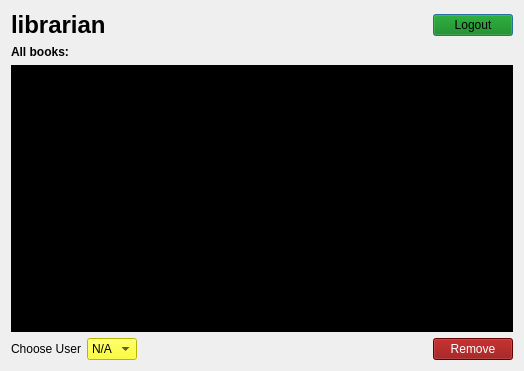
<?xml version="1.0" encoding="UTF-8"?>
<ui version="4.0">
 <class>Admin</class>
 <widget class="QDialog" name="Admin">
  <property name="geometry">
   <rect>
    <x>0</x>
    <y>0</y>
    <width>524</width>
    <height>371</height>
   </rect>
  </property>
  <property name="windowTitle">
   <string>Dialog</string>
  </property>
  <layout class="QVBoxLayout" name="verticalLayout">
   <item>
    <layout class="QHBoxLayout" name="horizontalLayout">
     <item>
      <widget class="QLabel" name="label">
       <property name="text">
        <string>&lt;h1&gt;librarian&lt;/h1&gt;</string>
       </property>
      </widget>
     </item>
     <item>
      <spacer name="horizontalSpacer">
       <property name="orientation">
        <enum>Qt::Horizontal</enum>
       </property>
       <property name="sizeHint" stdset="0">
        <size>
         <width>40</width>
         <height>20</height>
        </size>
       </property>
      </spacer>
     </item>
     <item alignment="Qt::AlignHCenter">
      <widget class="QPushButton" name="pushButton_logout">
       <property name="styleSheet">
        <string notr="true">background-color: green;
color: black;</string>
       </property>
       <property name="text">
        <string>Logout</string>
       </property>
      </widget>
     </item>
    </layout>
   </item>
   <item>
    <widget class="QLabel" name="label_2">
     <property name="text">
      <string>&lt;h4&gt;All books:&lt;/h4&gt;</string>
     </property>
    </widget>
   </item>
   <item>
    <widget class="QListWidget" name="listWidget">
     <property name="styleSheet">
      <string notr="true">background-color: black;
color: white;</string>
     </property>
    </widget>
   </item>
   <item>
    <layout class="QHBoxLayout" name="horizontalLayout_2">
     <item>
      <widget class="QLabel" name="label_3">
       <property name="text">
        <string>Choose User</string>
       </property>
      </widget>
     </item>
     <item>
      <widget class="QComboBox" name="comboBox">
       <property name="styleSheet">
        <string notr="true">background-color: yellow;
color: black;</string>
       </property>
       <item>
        <property name="text">
         <string>N/A</string>
        </property>
       </item>
      </widget>
     </item>
     <item>
      <spacer name="horizontalSpacer_2">
       <property name="orientation">
        <enum>Qt::Horizontal</enum>
       </property>
       <property name="sizeHint" stdset="0">
        <size>
         <width>40</width>
         <height>20</height>
        </size>
       </property>
      </spacer>
     </item>
     <item>
      <widget class="QPushButton" name="pushButton_remove">
       <property name="styleSheet">
        <string notr="true">background-color:  darkred;
color: white;</string>
       </property>
       <property name="text">
        <string>Remove</string>
       </property>
      </widget>
     </item>
    </layout>
   </item>
  </layout>
 </widget>
 <resources/>
 <connections/>
</ui>
